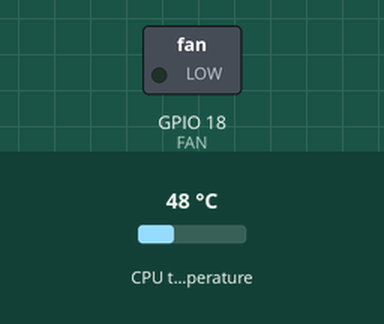
This program was run on a simulated Raspberry Pi (BCM pin numbers). On the bench: switched loads named in the program (green lamp = pin HIGH). Inputs (shaded band) come from the test bench; at power-on: CPU temperature 48 °C.

Above: at 1.2 s.
1.3 s: CPU temperature set to 64 °C
7.3 s: CPU temperature set to 67 °C
At 11.1 s:
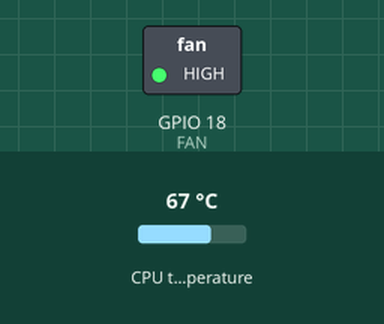
13.3 s: CPU temperature set to 46 °C
19.3 s: CPU temperature set to 43 °C
At 21.1 s:
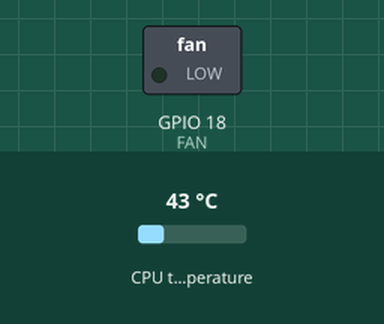
25.3 s: CPU temperature set to 71 °C
At 31.1 s:
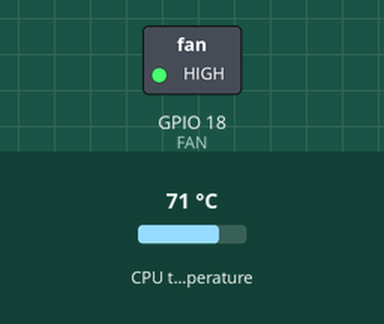
Timing chart, 0 to 32.5 s (numbered marks = the images above; inputs shaded):
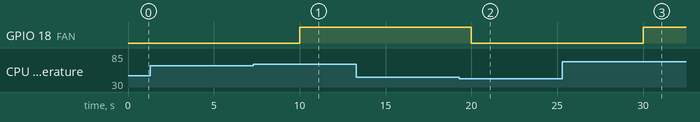

The program:

fan.py
```python
import subprocess
import time

from gpiozero import LED, CPUTemperature, OutputDevice

#                     Config

FAN = LED(18)  # GPIO pin using to control the fan.
SLEEP_INTERVAL = 5  # (seconds) How often we check the core temperature.
ON_TEMP = 65  # (degrees Celsius) Temperature to start fan.
OFF_TEMP = 45  # (degress Celsius) Temperature to stop fan.

CPU = CPUTemperature()


def get_temp() -> float:
    """
    Return the core temperature using gpiozero.
    """
    return CPU.temperature


if __name__ == '__main__':

    if OFF_TEMP >= ON_TEMP:
        raise RuntimeError('OFF_TEMP must be less than ON_TEMP')

    while True:
        temp = get_temp()
        if temp > ON_TEMP and not FAN.value:
            FAN.on()
        elif FAN.value and temp < OFF_TEMP:
            FAN.off()
        time.sleep(SLEEP_INTERVAL)
```

Measured:
- the behaviour switches between 65 and 66 °C on CPU temperature (found by bisection; images 0 and 1)
- the behaviour switches between 45 and 44 °C on CPU temperature (found by bisection; images 1 and 2)
- after the input at 1.3 s, every drawn part: stays the same
- after the input at 7.3 s, GPIO 18 (FAN): LOW → HIGH after 2.7 s
- after the input at 13.3 s, every drawn part: stays the same
- after the input at 19.3 s, GPIO 18 (FAN): HIGH → LOW after 0.70 s
- after the input at 25.3 s, GPIO 18 (FAN): LOW → HIGH after 4.7 s
